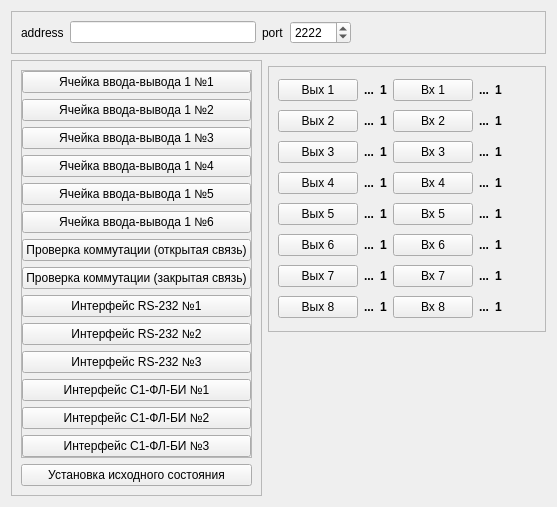
<?xml version="1.0" encoding="UTF-8"?>
<ui version="4.0">
 <class>MainBox</class>
 <widget class="QWidget" name="MainBox">
  <property name="geometry">
   <rect>
    <x>0</x>
    <y>0</y>
    <width>557</width>
    <height>493</height>
   </rect>
  </property>
  <property name="windowTitle">
   <string>Dialog</string>
  </property>
  <layout class="QVBoxLayout" name="verticalLayout">
   <item>
    <layout class="QHBoxLayout" name="horizontalLayout">
     <item>
      <widget class="QFrame" name="frame_15">
       <property name="frameShape">
        <enum>QFrame::StyledPanel</enum>
       </property>
       <property name="frameShadow">
        <enum>QFrame::Raised</enum>
       </property>
       <layout class="QHBoxLayout" name="horizontalLayout_15">
        <item>
         <widget class="QLabel" name="label_15">
          <property name="text">
           <string>address</string>
          </property>
         </widget>
        </item>
        <item>
         <widget class="QLineEdit" name="lnAddress"/>
        </item>
        <item>
         <widget class="QLabel" name="label_16">
          <property name="text">
           <string>port</string>
          </property>
         </widget>
        </item>
        <item>
         <widget class="QSpinBox" name="spbPort">
          <property name="minimum">
           <number>1</number>
          </property>
          <property name="maximum">
           <number>65535</number>
          </property>
          <property name="value">
           <number>2222</number>
          </property>
         </widget>
        </item>
        <item>
         <spacer name="horizontalSpacer">
          <property name="orientation">
           <enum>Qt::Horizontal</enum>
          </property>
          <property name="sizeHint" stdset="0">
           <size>
            <width>40</width>
            <height>20</height>
           </size>
          </property>
         </spacer>
        </item>
       </layout>
      </widget>
     </item>
    </layout>
   </item>
   <item>
    <layout class="QHBoxLayout" name="horizontalLayout_2">
     <item>
      <layout class="QVBoxLayout" name="verticalLayout_2">
       <item>
        <widget class="QFrame" name="frame_2">
         <property name="frameShape">
          <enum>QFrame::StyledPanel</enum>
         </property>
         <property name="frameShadow">
          <enum>QFrame::Raised</enum>
         </property>
         <layout class="QVBoxLayout" name="verticalLayout_4">
          <item>
           <widget class="QFrame" name="frame">
            <property name="frameShape">
             <enum>QFrame::StyledPanel</enum>
            </property>
            <property name="frameShadow">
             <enum>QFrame::Raised</enum>
            </property>
            <layout class="QVBoxLayout" name="verticalLayout_3">
             <property name="margin">
              <number>0</number>
             </property>
             <item>
              <widget class="QPushButton" name="btn_main_1">
               <property name="text">
                <string>Ячейка ввода-вывода 1 №1</string>
               </property>
              </widget>
             </item>
             <item>
              <widget class="QPushButton" name="btn_main_2">
               <property name="text">
                <string>Ячейка ввода-вывода 1 №2</string>
               </property>
              </widget>
             </item>
             <item>
              <widget class="QPushButton" name="btn_main_3">
               <property name="text">
                <string>Ячейка ввода-вывода 1 №3</string>
               </property>
              </widget>
             </item>
             <item>
              <widget class="QPushButton" name="btn_main_4">
               <property name="text">
                <string>Ячейка ввода-вывода 1 №4</string>
               </property>
              </widget>
             </item>
             <item>
              <widget class="QPushButton" name="btn_main_5">
               <property name="text">
                <string>Ячейка ввода-вывода 1 №5</string>
               </property>
              </widget>
             </item>
             <item>
              <widget class="QPushButton" name="btn_main_6">
               <property name="text">
                <string>Ячейка ввода-вывода 1 №6</string>
               </property>
              </widget>
             </item>
             <item>
              <widget class="QPushButton" name="btn_main_7">
               <property name="text">
                <string>Проверка коммутации (открытая связь)</string>
               </property>
              </widget>
             </item>
             <item>
              <widget class="QPushButton" name="btn_main_8">
               <property name="text">
                <string>Проверка коммутации (закрытая связь)</string>
               </property>
              </widget>
             </item>
             <item>
              <widget class="QPushButton" name="btn_main_9">
               <property name="text">
                <string>Интерфейс RS-232 №1</string>
               </property>
              </widget>
             </item>
             <item>
              <widget class="QPushButton" name="btn_main_10">
               <property name="text">
                <string>Интерфейс RS-232 №2</string>
               </property>
              </widget>
             </item>
             <item>
              <widget class="QPushButton" name="btn_main_11">
               <property name="text">
                <string>Интерфейс RS-232 №3</string>
               </property>
              </widget>
             </item>
             <item>
              <widget class="QPushButton" name="btn_main_12">
               <property name="text">
                <string>Интерфейс С1-ФЛ-БИ №1</string>
               </property>
              </widget>
             </item>
             <item>
              <widget class="QPushButton" name="btn_main_13">
               <property name="text">
                <string>Интерфейс С1-ФЛ-БИ №2</string>
               </property>
              </widget>
             </item>
             <item>
              <widget class="QPushButton" name="btn_main_14">
               <property name="text">
                <string>Интерфейс С1-ФЛ-БИ №3</string>
               </property>
              </widget>
             </item>
            </layout>
           </widget>
          </item>
          <item>
           <widget class="QPushButton" name="btn_main_clear">
            <property name="text">
             <string>Установка исходного состояния</string>
            </property>
           </widget>
          </item>
         </layout>
        </widget>
       </item>
       <item>
        <spacer name="verticalSpacer_2">
         <property name="orientation">
          <enum>Qt::Vertical</enum>
         </property>
         <property name="sizeHint" stdset="0">
          <size>
           <width>20</width>
           <height>40</height>
          </size>
         </property>
        </spacer>
       </item>
      </layout>
     </item>
     <item>
      <layout class="QVBoxLayout" name="verticalLayout_5">
       <item>
        <widget class="QFrame" name="frame_3">
         <property name="frameShape">
          <enum>QFrame::StyledPanel</enum>
         </property>
         <property name="frameShadow">
          <enum>QFrame::Raised</enum>
         </property>
        </widget>
       </item>
       <item>
        <layout class="QHBoxLayout" name="horizontalLayout_5">
         <item>
          <widget class="QStackedWidget" name="stackedWidget">
           <property name="frameShape">
            <enum>QFrame::StyledPanel</enum>
           </property>
           <property name="frameShadow">
            <enum>QFrame::Raised</enum>
           </property>
           <property name="currentIndex">
            <number>0</number>
           </property>
           <widget class="QWidget" name="page1">
            <layout class="QHBoxLayout" name="horizontalLayout_4">
             <item>
              <layout class="QGridLayout" name="gridLayout">
               <item row="0" column="0">
                <widget class="QPushButton" name="btn_out_1">
                 <property name="text">
                  <string>Вых 1</string>
                 </property>
                 <property name="checkable">
                  <bool>true</bool>
                 </property>
                </widget>
               </item>
               <item row="0" column="1">
                <widget class="QLabel" name="lbl_out_text_1">
                 <property name="font">
                  <font>
                   <weight>75</weight>
                   <bold>true</bold>
                  </font>
                 </property>
                 <property name="text">
                  <string>...</string>
                 </property>
                 <property name="alignment">
                  <set>Qt::AlignCenter</set>
                 </property>
                </widget>
               </item>
               <item row="0" column="3">
                <widget class="QPushButton" name="btn_in_1">
                 <property name="text">
                  <string>Вх 1</string>
                 </property>
                </widget>
               </item>
               <item row="1" column="1">
                <widget class="QLabel" name="lbl_out_text_2">
                 <property name="font">
                  <font>
                   <weight>75</weight>
                   <bold>true</bold>
                  </font>
                 </property>
                 <property name="text">
                  <string>...</string>
                 </property>
                 <property name="alignment">
                  <set>Qt::AlignCenter</set>
                 </property>
                </widget>
               </item>
               <item row="7" column="0">
                <widget class="QPushButton" name="btn_out_8">
                 <property name="text">
                  <string>Вых 8</string>
                 </property>
                 <property name="checkable">
                  <bool>true</bool>
                 </property>
                </widget>
               </item>
               <item row="6" column="0">
                <widget class="QPushButton" name="btn_out_7">
                 <property name="text">
                  <string>Вых 7</string>
                 </property>
                 <property name="checkable">
                  <bool>true</bool>
                 </property>
                </widget>
               </item>
               <item row="1" column="0">
                <widget class="QPushButton" name="btn_out_2">
                 <property name="text">
                  <string>Вых 2</string>
                 </property>
                 <property name="checkable">
                  <bool>true</bool>
                 </property>
                </widget>
               </item>
               <item row="4" column="0">
                <widget class="QPushButton" name="btn_out_5">
                 <property name="text">
                  <string>Вых 5</string>
                 </property>
                 <property name="checkable">
                  <bool>true</bool>
                 </property>
                </widget>
               </item>
               <item row="2" column="1">
                <widget class="QLabel" name="lbl_out_text_3">
                 <property name="font">
                  <font>
                   <weight>75</weight>
                   <bold>true</bold>
                  </font>
                 </property>
                 <property name="text">
                  <string>...</string>
                 </property>
                 <property name="alignment">
                  <set>Qt::AlignCenter</set>
                 </property>
                </widget>
               </item>
               <item row="3" column="1">
                <widget class="QLabel" name="lbl_out_text_4">
                 <property name="font">
                  <font>
                   <weight>75</weight>
                   <bold>true</bold>
                  </font>
                 </property>
                 <property name="text">
                  <string>...</string>
                 </property>
                 <property name="alignment">
                  <set>Qt::AlignCenter</set>
                 </property>
                </widget>
               </item>
               <item row="5" column="0">
                <widget class="QPushButton" name="btn_out_6">
                 <property name="text">
                  <string>Вых 6</string>
                 </property>
                 <property name="checkable">
                  <bool>true</bool>
                 </property>
                </widget>
               </item>
               <item row="3" column="0">
                <widget class="QPushButton" name="btn_out_4">
                 <property name="text">
                  <string>Вых 4</string>
                 </property>
                 <property name="checkable">
                  <bool>true</bool>
                 </property>
                </widget>
               </item>
               <item row="2" column="0">
                <widget class="QPushButton" name="btn_out_3">
                 <property name="text">
                  <string>Вых 3</string>
                 </property>
                 <property name="checkable">
                  <bool>true</bool>
                 </property>
                </widget>
               </item>
               <item row="4" column="1">
                <widget class="QLabel" name="lbl_out_text_5">
                 <property name="font">
                  <font>
                   <weight>75</weight>
                   <bold>true</bold>
                  </font>
                 </property>
                 <property name="text">
                  <string>...</string>
                 </property>
                 <property name="alignment">
                  <set>Qt::AlignCenter</set>
                 </property>
                </widget>
               </item>
               <item row="5" column="1">
                <widget class="QLabel" name="lbl_out_text_6">
                 <property name="font">
                  <font>
                   <weight>75</weight>
                   <bold>true</bold>
                  </font>
                 </property>
                 <property name="text">
                  <string>...</string>
                 </property>
                 <property name="alignment">
                  <set>Qt::AlignCenter</set>
                 </property>
                </widget>
               </item>
               <item row="6" column="1">
                <widget class="QLabel" name="lbl_out_text_7">
                 <property name="font">
                  <font>
                   <weight>75</weight>
                   <bold>true</bold>
                  </font>
                 </property>
                 <property name="text">
                  <string>...</string>
                 </property>
                 <property name="alignment">
                  <set>Qt::AlignCenter</set>
                 </property>
                </widget>
               </item>
               <item row="7" column="1">
                <widget class="QLabel" name="lbl_out_text_8">
                 <property name="font">
                  <font>
                   <weight>75</weight>
                   <bold>true</bold>
                  </font>
                 </property>
                 <property name="text">
                  <string>...</string>
                 </property>
                 <property name="alignment">
                  <set>Qt::AlignCenter</set>
                 </property>
                </widget>
               </item>
               <item row="0" column="2">
                <widget class="QLabel" name="lbl_out_value_1">
                 <property name="font">
                  <font>
                   <weight>75</weight>
                   <bold>true</bold>
                  </font>
                 </property>
                 <property name="text">
                  <string>1</string>
                 </property>
                 <property name="alignment">
                  <set>Qt::AlignCenter</set>
                 </property>
                </widget>
               </item>
               <item row="1" column="2">
                <widget class="QLabel" name="lbl_out_value_2">
                 <property name="font">
                  <font>
                   <weight>75</weight>
                   <bold>true</bold>
                  </font>
                 </property>
                 <property name="text">
                  <string>1</string>
                 </property>
                 <property name="alignment">
                  <set>Qt::AlignCenter</set>
                 </property>
                </widget>
               </item>
               <item row="1" column="3">
                <widget class="QPushButton" name="btn_in_2">
                 <property name="text">
                  <string>Вх 2</string>
                 </property>
                </widget>
               </item>
               <item row="2" column="2">
                <widget class="QLabel" name="lbl_out_value_3">
                 <property name="font">
                  <font>
                   <weight>75</weight>
                   <bold>true</bold>
                  </font>
                 </property>
                 <property name="text">
                  <string>1</string>
                 </property>
                 <property name="alignment">
                  <set>Qt::AlignCenter</set>
                 </property>
                </widget>
               </item>
               <item row="3" column="3">
                <widget class="QPushButton" name="btn_in_4">
                 <property name="text">
                  <string>Вх 4</string>
                 </property>
                </widget>
               </item>
               <item row="3" column="2">
                <widget class="QLabel" name="lbl_out_value_4">
                 <property name="font">
                  <font>
                   <weight>75</weight>
                   <bold>true</bold>
                  </font>
                 </property>
                 <property name="text">
                  <string>1</string>
                 </property>
                 <property name="alignment">
                  <set>Qt::AlignCenter</set>
                 </property>
                </widget>
               </item>
               <item row="4" column="2">
                <widget class="QLabel" name="lbl_out_value_5">
                 <property name="font">
                  <font>
                   <weight>75</weight>
                   <bold>true</bold>
                  </font>
                 </property>
                 <property name="text">
                  <string>1</string>
                 </property>
                 <property name="alignment">
                  <set>Qt::AlignCenter</set>
                 </property>
                </widget>
               </item>
               <item row="6" column="2">
                <widget class="QLabel" name="lbl_out_value_7">
                 <property name="font">
                  <font>
                   <weight>75</weight>
                   <bold>true</bold>
                  </font>
                 </property>
                 <property name="text">
                  <string>1</string>
                 </property>
                 <property name="alignment">
                  <set>Qt::AlignCenter</set>
                 </property>
                </widget>
               </item>
               <item row="5" column="2">
                <widget class="QLabel" name="lbl_out_value_6">
                 <property name="font">
                  <font>
                   <weight>75</weight>
                   <bold>true</bold>
                  </font>
                 </property>
                 <property name="text">
                  <string>1</string>
                 </property>
                 <property name="alignment">
                  <set>Qt::AlignCenter</set>
                 </property>
                </widget>
               </item>
               <item row="7" column="2">
                <widget class="QLabel" name="lbl_out_value_8">
                 <property name="font">
                  <font>
                   <weight>75</weight>
                   <bold>true</bold>
                  </font>
                 </property>
                 <property name="text">
                  <string>1</string>
                 </property>
                 <property name="alignment">
                  <set>Qt::AlignCenter</set>
                 </property>
                </widget>
               </item>
               <item row="2" column="3">
                <widget class="QPushButton" name="btn_in_3">
                 <property name="text">
                  <string>Вх 3</string>
                 </property>
                </widget>
               </item>
               <item row="4" column="3">
                <widget class="QPushButton" name="btn_in_5">
                 <property name="text">
                  <string>Вх 5</string>
                 </property>
                </widget>
               </item>
               <item row="5" column="3">
                <widget class="QPushButton" name="btn_in_6">
                 <property name="text">
                  <string>Вх 6</string>
                 </property>
                </widget>
               </item>
               <item row="6" column="3">
                <widget class="QPushButton" name="btn_in_7">
                 <property name="text">
                  <string>Вх 7</string>
                 </property>
                </widget>
               </item>
               <item row="7" column="3">
                <widget class="QPushButton" name="btn_in_8">
                 <property name="text">
                  <string>Вх 8</string>
                 </property>
                </widget>
               </item>
               <item row="0" column="4">
                <widget class="QLabel" name="lbl_in_text_1">
                 <property name="font">
                  <font>
                   <weight>75</weight>
                   <bold>true</bold>
                  </font>
                 </property>
                 <property name="text">
                  <string>...</string>
                 </property>
                 <property name="alignment">
                  <set>Qt::AlignCenter</set>
                 </property>
                </widget>
               </item>
               <item row="0" column="5">
                <widget class="QLabel" name="lbl_in_value_1">
                 <property name="font">
                  <font>
                   <weight>75</weight>
                   <bold>true</bold>
                  </font>
                 </property>
                 <property name="text">
                  <string>1</string>
                 </property>
                 <property name="alignment">
                  <set>Qt::AlignCenter</set>
                 </property>
                </widget>
               </item>
               <item row="1" column="4">
                <widget class="QLabel" name="lbl_in_text_2">
                 <property name="font">
                  <font>
                   <weight>75</weight>
                   <bold>true</bold>
                  </font>
                 </property>
                 <property name="text">
                  <string>...</string>
                 </property>
                 <property name="alignment">
                  <set>Qt::AlignCenter</set>
                 </property>
                </widget>
               </item>
               <item row="1" column="5">
                <widget class="QLabel" name="lbl_in_value_2">
                 <property name="font">
                  <font>
                   <weight>75</weight>
                   <bold>true</bold>
                  </font>
                 </property>
                 <property name="text">
                  <string>1</string>
                 </property>
                 <property name="alignment">
                  <set>Qt::AlignCenter</set>
                 </property>
                </widget>
               </item>
               <item row="2" column="4">
                <widget class="QLabel" name="lbl_in_text_3">
                 <property name="font">
                  <font>
                   <weight>75</weight>
                   <bold>true</bold>
                  </font>
                 </property>
                 <property name="text">
                  <string>...</string>
                 </property>
                 <property name="alignment">
                  <set>Qt::AlignCenter</set>
                 </property>
                </widget>
               </item>
               <item row="2" column="5">
                <widget class="QLabel" name="lbl_in_value_3">
                 <property name="font">
                  <font>
                   <weight>75</weight>
                   <bold>true</bold>
                  </font>
                 </property>
                 <property name="text">
                  <string>1</string>
                 </property>
                 <property name="alignment">
                  <set>Qt::AlignCenter</set>
                 </property>
                </widget>
               </item>
               <item row="3" column="4">
                <widget class="QLabel" name="lbl_in_text_4">
                 <property name="font">
                  <font>
                   <weight>75</weight>
                   <bold>true</bold>
                  </font>
                 </property>
                 <property name="text">
                  <string>...</string>
                 </property>
                 <property name="alignment">
                  <set>Qt::AlignCenter</set>
                 </property>
                </widget>
               </item>
               <item row="3" column="5">
                <widget class="QLabel" name="lbl_in_value_4">
                 <property name="font">
                  <font>
                   <weight>75</weight>
                   <bold>true</bold>
                  </font>
                 </property>
                 <property name="text">
                  <string>1</string>
                 </property>
                 <property name="alignment">
                  <set>Qt::AlignCenter</set>
                 </property>
                </widget>
               </item>
               <item row="4" column="4">
                <widget class="QLabel" name="lbl_in_text_5">
                 <property name="font">
                  <font>
                   <weight>75</weight>
                   <bold>true</bold>
                  </font>
                 </property>
                 <property name="text">
                  <string>...</string>
                 </property>
                 <property name="alignment">
                  <set>Qt::AlignCenter</set>
                 </property>
                </widget>
               </item>
               <item row="4" column="5">
                <widget class="QLabel" name="lbl_in_value_5">
                 <property name="font">
                  <font>
                   <weight>75</weight>
                   <bold>true</bold>
                  </font>
                 </property>
                 <property name="text">
                  <string>1</string>
                 </property>
                 <property name="alignment">
                  <set>Qt::AlignCenter</set>
                 </property>
                </widget>
               </item>
               <item row="5" column="4">
                <widget class="QLabel" name="lbl_in_text_6">
                 <property name="font">
                  <font>
                   <weight>75</weight>
                   <bold>true</bold>
                  </font>
                 </property>
                 <property name="text">
                  <string>...</string>
                 </property>
                 <property name="alignment">
                  <set>Qt::AlignCenter</set>
                 </property>
                </widget>
               </item>
               <item row="5" column="5">
                <widget class="QLabel" name="lbl_in_value_6">
                 <property name="font">
                  <font>
                   <weight>75</weight>
                   <bold>true</bold>
                  </font>
                 </property>
                 <property name="text">
                  <string>1</string>
                 </property>
                 <property name="alignment">
                  <set>Qt::AlignCenter</set>
                 </property>
                </widget>
               </item>
               <item row="6" column="4">
                <widget class="QLabel" name="lbl_in_text_7">
                 <property name="font">
                  <font>
                   <weight>75</weight>
                   <bold>true</bold>
                  </font>
                 </property>
                 <property name="text">
                  <string>...</string>
                 </property>
                 <property name="alignment">
                  <set>Qt::AlignCenter</set>
                 </property>
                </widget>
               </item>
               <item row="6" column="5">
                <widget class="QLabel" name="lbl_in_value_7">
                 <property name="font">
                  <font>
                   <weight>75</weight>
                   <bold>true</bold>
                  </font>
                 </property>
                 <property name="text">
                  <string>1</string>
                 </property>
                 <property name="alignment">
                  <set>Qt::AlignCenter</set>
                 </property>
                </widget>
               </item>
               <item row="7" column="4">
                <widget class="QLabel" name="lbl_in_text_8">
                 <property name="font">
                  <font>
                   <weight>75</weight>
                   <bold>true</bold>
                  </font>
                 </property>
                 <property name="text">
                  <string>...</string>
                 </property>
                 <property name="alignment">
                  <set>Qt::AlignCenter</set>
                 </property>
                </widget>
               </item>
               <item row="7" column="5">
                <widget class="QLabel" name="lbl_in_value_8">
                 <property name="font">
                  <font>
                   <weight>75</weight>
                   <bold>true</bold>
                  </font>
                 </property>
                 <property name="text">
                  <string>1</string>
                 </property>
                 <property name="alignment">
                  <set>Qt::AlignCenter</set>
                 </property>
                </widget>
               </item>
              </layout>
             </item>
             <item>
              <spacer name="horizontalSpacer_2">
               <property name="orientation">
                <enum>Qt::Horizontal</enum>
               </property>
               <property name="sizeHint" stdset="0">
                <size>
                 <width>40</width>
                 <height>20</height>
                </size>
               </property>
              </spacer>
             </item>
             <item>
              <layout class="QHBoxLayout" name="layout_log"/>
             </item>
            </layout>
           </widget>
           <widget class="QWidget" name="page2">
            <layout class="QVBoxLayout" name="verticalLayout_7">
             <item>
              <widget class="QTextEdit" name="te_Result">
               <property name="readOnly">
                <bool>true</bool>
               </property>
              </widget>
             </item>
            </layout>
           </widget>
           <widget class="QWidget" name="page3">
            <layout class="QVBoxLayout" name="verticalLayout_8">
             <item>
              <layout class="QGridLayout" name="gridLayout_2">
               <item row="0" column="0">
                <widget class="QPushButton" name="btn_takt_1">
                 <property name="text">
                  <string>Такт 1</string>
                 </property>
                </widget>
               </item>
               <item row="1" column="0">
                <widget class="QPushButton" name="btn_takt_2">
                 <property name="text">
                  <string>Такт 2</string>
                 </property>
                </widget>
               </item>
               <item row="2" column="0">
                <widget class="QPushButton" name="btn_takt_3">
                 <property name="text">
                  <string>Такт 3</string>
                 </property>
                </widget>
               </item>
               <item row="3" column="0">
                <widget class="QPushButton" name="btn_takt_4">
                 <property name="text">
                  <string>Такт 4</string>
                 </property>
                </widget>
               </item>
               <item row="4" column="0">
                <widget class="QPushButton" name="btn_takt_5">
                 <property name="text">
                  <string>Такт 5</string>
                 </property>
                </widget>
               </item>
               <item row="5" column="0">
                <widget class="QPushButton" name="btn_takt_6">
                 <property name="text">
                  <string>Такт 6</string>
                 </property>
                </widget>
               </item>
               <item row="6" column="0">
                <widget class="QPushButton" name="btn_takt_7">
                 <property name="text">
                  <string>Такт 7</string>
                 </property>
                </widget>
               </item>
               <item row="7" column="0">
                <widget class="QPushButton" name="btn_takt_8">
                 <property name="text">
                  <string>Такт 8</string>
                 </property>
                </widget>
               </item>
               <item row="0" column="1">
                <widget class="QLabel" name="lbl_takt_1">
                 <property name="font">
                  <font>
                   <weight>75</weight>
                   <bold>true</bold>
                  </font>
                 </property>
                 <property name="text">
                  <string>...</string>
                 </property>
                 <property name="alignment">
                  <set>Qt::AlignCenter</set>
                 </property>
                </widget>
               </item>
               <item row="1" column="1">
                <widget class="QLabel" name="lbl_takt_2">
                 <property name="font">
                  <font>
                   <weight>75</weight>
                   <bold>true</bold>
                  </font>
                 </property>
                 <property name="text">
                  <string>...</string>
                 </property>
                 <property name="alignment">
                  <set>Qt::AlignCenter</set>
                 </property>
                </widget>
               </item>
               <item row="2" column="1">
                <widget class="QLabel" name="lbl_takt_3">
                 <property name="font">
                  <font>
                   <weight>75</weight>
                   <bold>true</bold>
                  </font>
                 </property>
                 <property name="text">
                  <string>...</string>
                 </property>
                 <property name="alignment">
                  <set>Qt::AlignCenter</set>
                 </property>
                </widget>
               </item>
               <item row="5" column="1">
                <widget class="QLabel" name="lbl_takt_6">
                 <property name="font">
                  <font>
                   <weight>75</weight>
                   <bold>true</bold>
                  </font>
                 </property>
                 <property name="text">
                  <string>...</string>
                 </property>
                 <property name="alignment">
                  <set>Qt::AlignCenter</set>
                 </property>
                </widget>
               </item>
               <item row="3" column="1">
                <widget class="QLabel" name="lbl_takt_4">
                 <property name="font">
                  <font>
                   <weight>75</weight>
                   <bold>true</bold>
                  </font>
                 </property>
                 <property name="text">
                  <string>...</string>
                 </property>
                 <property name="alignment">
                  <set>Qt::AlignCenter</set>
                 </property>
                </widget>
               </item>
               <item row="4" column="1">
                <widget class="QLabel" name="lbl_takt_5">
                 <property name="font">
                  <font>
                   <weight>75</weight>
                   <bold>true</bold>
                  </font>
                 </property>
                 <property name="text">
                  <string>...</string>
                 </property>
                 <property name="alignment">
                  <set>Qt::AlignCenter</set>
                 </property>
                </widget>
               </item>
               <item row="6" column="1">
                <widget class="QLabel" name="lbl_takt_7">
                 <property name="font">
                  <font>
                   <weight>75</weight>
                   <bold>true</bold>
                  </font>
                 </property>
                 <property name="text">
                  <string>...</string>
                 </property>
                 <property name="alignment">
                  <set>Qt::AlignCenter</set>
                 </property>
                </widget>
               </item>
               <item row="7" column="1">
                <widget class="QLabel" name="lbl_takt_8">
                 <property name="font">
                  <font>
                   <weight>75</weight>
                   <bold>true</bold>
                  </font>
                 </property>
                 <property name="text">
                  <string>...</string>
                 </property>
                 <property name="alignment">
                  <set>Qt::AlignCenter</set>
                 </property>
                </widget>
               </item>
               <item row="8" column="0">
                <widget class="QPushButton" name="btn_takt_9">
                 <property name="text">
                  <string>Такт 9</string>
                 </property>
                </widget>
               </item>
               <item row="8" column="1">
                <widget class="QLabel" name="lbl_takt_9">
                 <property name="font">
                  <font>
                   <weight>75</weight>
                   <bold>true</bold>
                  </font>
                 </property>
                 <property name="text">
                  <string>...</string>
                 </property>
                 <property name="alignment">
                  <set>Qt::AlignCenter</set>
                 </property>
                </widget>
               </item>
              </layout>
             </item>
            </layout>
           </widget>
          </widget>
         </item>
        </layout>
       </item>
       <item>
        <layout class="QHBoxLayout" name="layout_serial"/>
       </item>
       <item>
        <spacer name="verticalSpacer">
         <property name="orientation">
          <enum>Qt::Vertical</enum>
         </property>
         <property name="sizeHint" stdset="0">
          <size>
           <width>20</width>
           <height>40</height>
          </size>
         </property>
        </spacer>
       </item>
      </layout>
     </item>
    </layout>
   </item>
   <item>
    <layout class="QHBoxLayout" name="layout_DEBUG"/>
   </item>
  </layout>
 </widget>
 <resources/>
 <connections/>
</ui>
